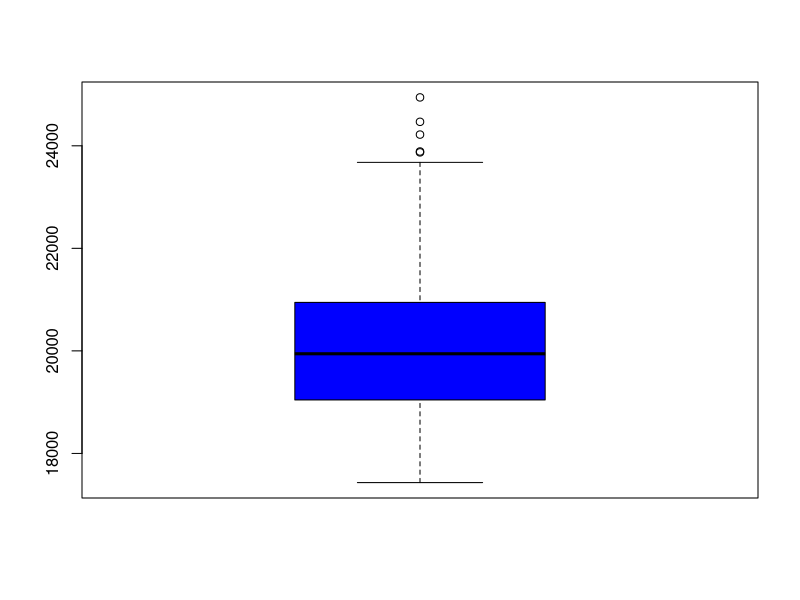
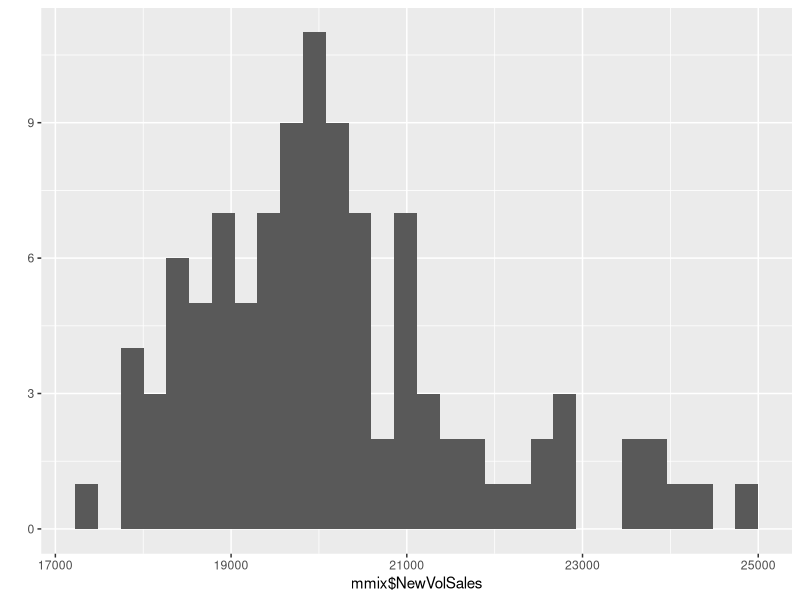
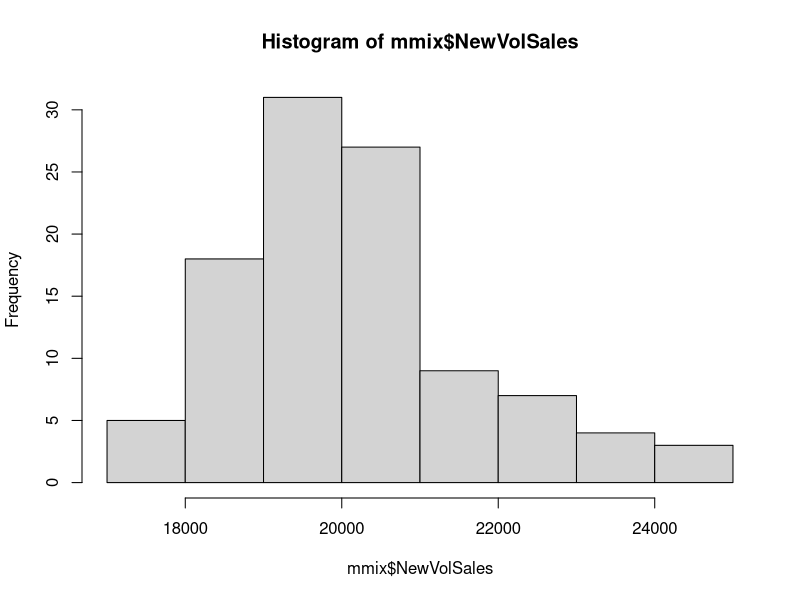
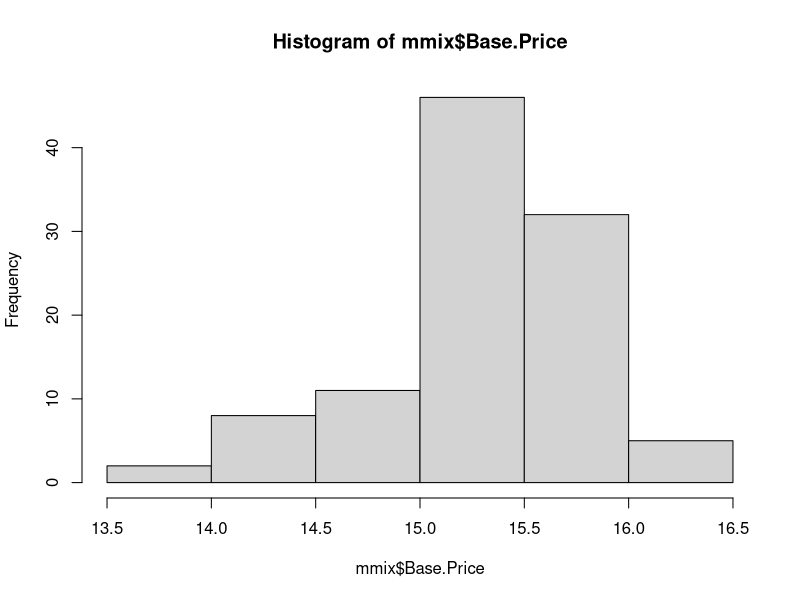
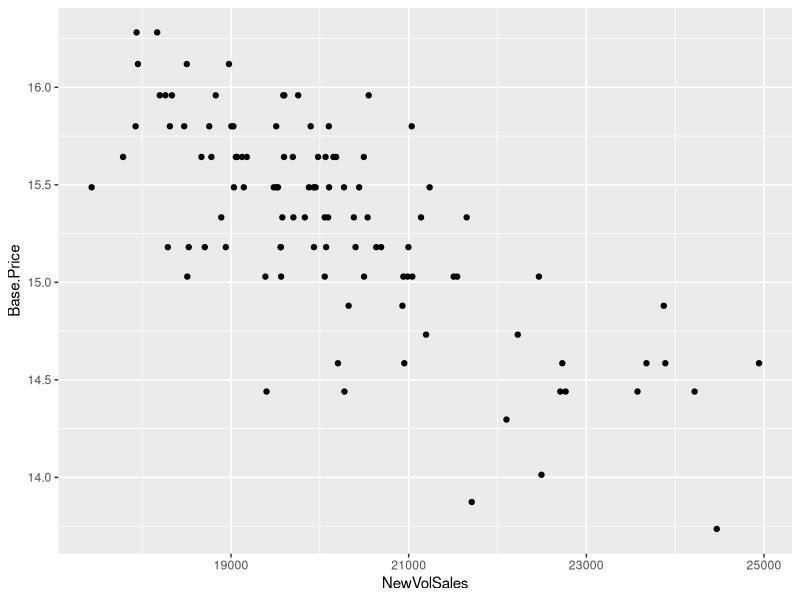
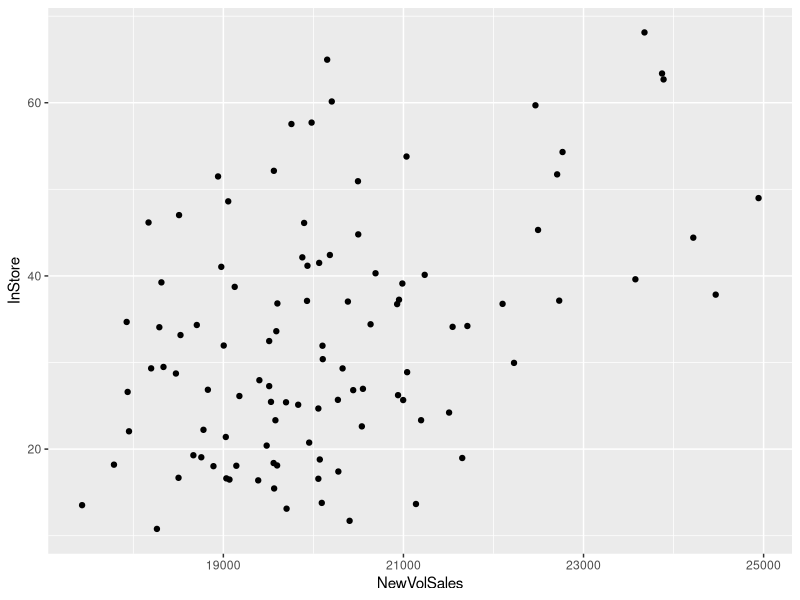
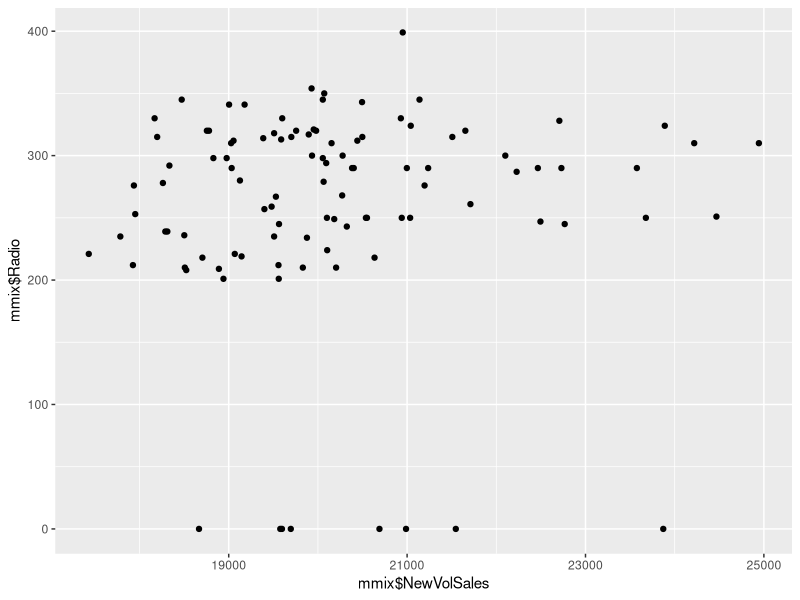
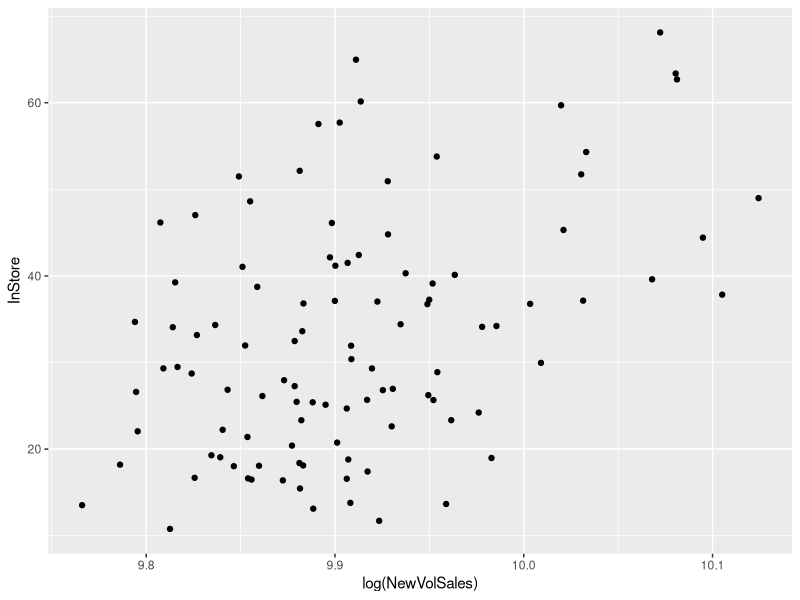

Recreate these plots in R, in order.
## Linear Regression
getwd()
setwd("C:/Users/ADMIN/Documents/GitHub/marketing-mix-modeling/project-01")

### Linear Regression Sample
library(dplyr)
library(ggplot2)

## Loading Data
mmix <- read.csv('MMix.csv',header=TRUE,stringsAsFactors=FALSE)

## Checking data Characteristics

dim(mmix)
str(mmix)
head(mmix)
tail(mmix)
table(mmix$Website.Campaign)

#DV  = 1/0 Variable: presence / Absense of Sales

#Dv = Sales

# Summary Statistics
summary(mmix)
summary(mmix$NewVolSales)

# Checking Outliers
x <- boxplot(mmix$NewVolSales, col="blue")
out <- x$out

### To get List of Outliers
## outlier treatment

x$out
index <- mmix$NewVolSales %in% x$out
sum(index)
length(index)
non_outlier <- mmix[-index,]
dim(non_outlier)

#Checking Missing Values
colSums(is.na(mmix))
summary(mmix)

#Treating Missing Values
mmix$NewVolSales[is.na(mmix$NewVolSales)]<- mean(mmix$NewVolSales, na.rm=TRUE)
summary(mmix$Base.Price)

#--------------------------------Exploratory Analysis -------------------------------------
library(ggplot2)

##Univariate Analysis
#Viz
qplot(mmix$NewVolSales)
hist(mmix$NewVolSales)
hist(mmix$Base.Price)


##Bivariate analysis 

#Viz
with(mmix,qplot(NewVolSales,Base.Price))
with(mmix,qplot(NewVolSales,InStore))
qplot(mmix$NewVolSales,mmix$Radio)

#Correlations
cor(mmix$NewVolSales,mmix$Base.Price)
with(mmix,cor(NewVolSales,Radio))
with(mmix,cor(NewVolSales,InStore))


##What is the use of log variables?
##To make a variable in scale with the other variable
with(mmix,qplot(log(NewVolSales),InStore))

##Creating Indicator Variables
##Why indicator or dummy variables? : Because a model does not accept chaaracter values.
##Only numbers of factors.

unique(mmix$Website.Campaign)
table(mmix$Website.Campaign)
mmix$FB<-ifelse(mmix$Website.Campaign=="Facebook",1,0)


##Creating New Variables

#Data TRansformations
mmix$LnSales<-log(mmix$NewVolSales)
mmix$LnPrice<-log(mmix$Base.Price)
mmix$OfflineSpend<-mmix$Radio+mmix$TV+mmix$InStore


#Create price buckets - converting numeric variable into categorical
mmix$Price_Bkt[mmix$Base.Price < 15.03]<-"Low"
mmix$Price_Bkt[mmix$Base.Price >= 15.03 & mmix$Base.Price < 15.33]<-"Avg"
mmix$Price_Bkt[mmix$Base.Price >= 15.33 & mmix$Base.Price < 15.64]<-"High"
mmix$Price_Bkt[mmix$Base.Price >= 15.64]<-"V.High"


#--------------------------------Building models -------------------------------------

##Building SimpLe Linear Regression Model
?lm
attach(mmix)
Reg<-lm(NewVolSales~Base.Price,data=mmix)

#y=a+bx
#sales=a+b(base.price)
#Newvolsales=53487-2176(base.price)

#Checking summary of the regression object "Reg"
Reg
summary(Reg)

#Metrics to assess a model:
#Rsquare
#Coefficients
#P values : Significance levels of the IDV's
#Residuals distribution

#Factor variables as IDV's
#Remember one of the factor type becomes a baseline.The estimates of the other
#types of factor are only given by the model.

Reg<-lm(NewVolSales~as.factor(Price_Bkt),data=mmix)
summary(Reg)
#Creating dummy for low bucket since it is significant
mmix$PrizeBktLow<-ifelse(mmix$Price_Bkt=="Low",1,0)

attach(mmix)
Reg<-lm(NewVolSales~PrizeBktLow,data=mmix)
summary(Reg)

#Getting the formula
formula(Reg)

##Multivariate Regression Model
#Iteration 1
Mulreg<-lm(NewVolSales~Base.Price+InStore+as.factor(Website.Campaign),data=mmix)
Mulreg
summary(Mulreg)

#Iteration 2
Mulreg<-lm(NewVolSales~Base.Price+InStore+Radio+TV+as.factor(Website.Campaign),data=mmix)
Mulreg
summary(Mulreg)

#Iteration 3
Mulreg<-lm(NewVolSales~LnPrice+InStore+as.factor(Website.Campaign),data=mmix)
Mulreg
summary(Mulreg)

#Choose the model with the highest R square 
#Getting the formula
formula(Mulreg)

#--------------------------------Testing models -------------------------------------

##Getting predicted values
PredSales<-predict(Mulreg,data=train)
PredSales


##Finding Residuals
ResSales<-resid(Mulreg)
ResSales

plot(ResSales)

##Plotting Residuals vs Predicted Values
##Checking Heteroskedastcity - exists if there is a pattern between predicted values and error

plot(PredSales,ResSales,abline(0,0))
plot(NewVolSales,ResSales,abline(0,0))


##Plotting actual vs predicted values
plot(mmix$NewVolSales,col="blue",type="l")
lines(PredSales,col="red",type="l")

##Try on a different validation data
sampling<-sort(sample(nrow(mmix), nrow(mmix)*.7))
head(sampling)
length(sampling)

#--------------------------------Training and Test Splits -------------------------------------

#Select training sample
train<-mmix[sampling,]
test<-mmix[-sampling,]
nrow(train)
nrow(test)

predict(Mulreg,data=test)

#--------------------------------checking for multicollinearity within variables -------------------------------------

# What is multicollinearity , a great article!
# http://blog.minitab.com/blog/understanding-statistics/handling-multicollinearity-in-regression-analysis

#The function is vif .It belongs to car package
library(car)
vif(Mulreg)

#vif= variation inflation factor
##If the variables in the model have a vif>=10, then you can exclude them from the model.